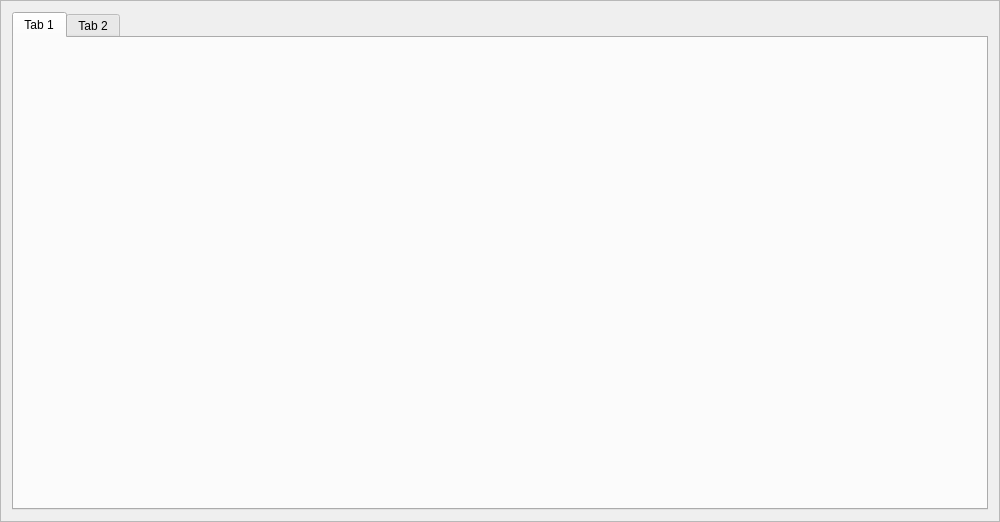
<?xml version="1.0" encoding="UTF-8"?>
<ui version="4.0">
 <class>MainUI</class>
 <widget class="QFrame" name="MainUI">
  <property name="geometry">
   <rect>
    <x>0</x>
    <y>0</y>
    <width>1000</width>
    <height>522</height>
   </rect>
  </property>
  <property name="windowTitle">
   <string>Frame</string>
  </property>
  <property name="frameShape">
   <enum>QFrame::StyledPanel</enum>
  </property>
  <property name="frameShadow">
   <enum>QFrame::Raised</enum>
  </property>
  <layout class="QHBoxLayout" name="horizontalLayout">
   <property name="spacing">
    <number>0</number>
   </property>
   <item>
    <widget class="QTabWidget" name="tabWidget">
     <property name="currentIndex">
      <number>0</number>
     </property>
     <widget class="QWidget" name="tab">
      <attribute name="title">
       <string>Tab 1</string>
      </attribute>
     </widget>
     <widget class="QWidget" name="tab_2">
      <attribute name="title">
       <string>Tab 2</string>
      </attribute>
     </widget>
    </widget>
   </item>
  </layout>
 </widget>
 <resources/>
 <connections/>
</ui>
